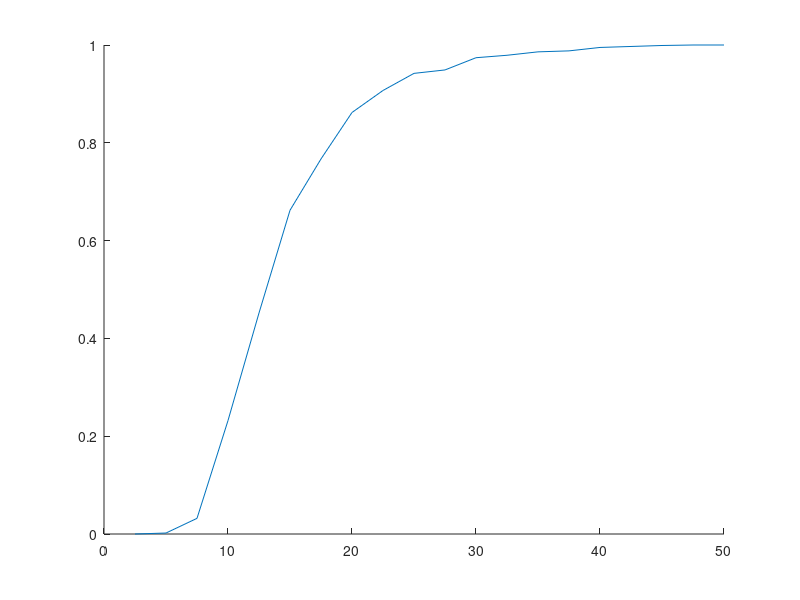

The MATLAB script that drew this image: (Note: this script raises an error after producing the figure.)
close all
clear all
clc


Diameter_Data = load('Frequency_Diameter.mat');

dia = Diameter_Data.Diameter_Freq;
dia = dia - 2.5;
F_a = Diameter_Data.Art_Dia_Freq;
F_v = Diameter_Data.Ven_Dia_Freq;
F_c = Diameter_Data.Cap_Dia_Freq;

bin_a = cumsum(F_a);
bin_v = cumsum(F_v);
bin_c = cumsum(F_c);

figure
hold on
plot(dia + 2.5,bin_a)
[y, p_gamma_1] = gamma_fit(dia,bin_a,[5;3]);
plot(dia + 2.5,y)
[y, p_weibull_1] = weibull_fit(dia,bin_a,[12;2]);
plot(dia + 2.5,y)
title('dia_a')
legend('empirical','gamma','weibull')

figure
hold on
% dia_edges =0:0.5:50;
plot(dia + 2.5, F_a)
% plot(0:0.1:50,gampdf(0:0.1:50,p_gamma_3(1),p_gamma_3(2)));
plot(dia + 2.5,gampdf(dia,p_gamma_1(1),p_gamma_1(2)));
% plot(dia_edges+1.25,gampdf(dia_edges,p_gamma_2(1),p_gamma_2(2)));
% plot(dia_edges+1.25,gampdf(dia_edges,p_gamma_3(1),p_gamma_3(2)));
plot(dia + 2.5,wblpdf(dia,p_weibull_1(1),p_weibull_1(2)));
% plot(dia_edges+1.25,wblpdf(dia_edges,p_weibull_2(1),p_weibull_2(2)));
% plot(dia_edges+1.25,wblpdf(dia_edges,p_weibull_3(1),p_weibull_3(2)));
title('dia_a pdf')
legend('empirical','gamma','weibull')


figure
hold on
plot(dia + 2.5,bin_v)
[y, p_gamma_2] = gamma_fit(dia,bin_v,[3;7]);
plot(dia + 2.5,y)
[y, p_weibull_2] = weibull_fit(dia,bin_v,[20;2]);
plot(dia + 2.5,y)
title('dia_v')
legend('empirical','gamma','weibull')

figure
hold on
plot(dia + 2.5,bin_c)
[y, p_gamma_3] = gamma_fit(dia,bin_c,[6;1]);
plot(dia + 2.5,y)
[y, p_weibull_3] = weibull_fit(dia,bin_c,[8;3]);
plot(dia + 2.5,y)
title('dia_c')
legend('empirical','gamma','weibull')

% Bins for fitted
figure
hold on
plot(dia + 1.25,F_c)
dia_edges = 0:2.5:50;
for i = 1:length(dia_edges)-1
    r(i) = (gamcdf(dia_edges(i + 1),p_gamma_3(1),p_gamma_3(2)) - gamcdf(dia_edges(i),p_gamma_3(1),p_gamma_3(2)));
end
plot(dia + 1.25,r)
for i = 1:length(dia_edges)-1
    r(i) = (wblcdf(dia_edges(i + 1),p_weibull_3(1),p_weibull_3(2)) - wblcdf(dia_edges(i),p_weibull_3(1),p_weibull_3(2)));
end
plot(dia + 1.25,r)
title('pdf ida_c')
legend('empirical','gamma','weibull')

figure
hold on
dia_edges =0:0.5:50;
g_dia_a = gampdf(dia_edges,p_gamma_1(1),p_gamma_1(2));
g_dia_v = gampdf(dia_edges,p_gamma_2(1),p_gamma_2(2));
g_dia_c = gampdf(dia_edges,p_gamma_3(1),p_gamma_3(2));

% plot(0:0.1:50,gampdf(0:0.1:50,p_gamma_3(1),p_gamma_3(2)));
plot(dia_edges+2.5,gampdf(dia_edges,p_gamma_1(1),p_gamma_1(2)));
plot(dia_edges+2.5,gampdf(dia_edges,p_gamma_2(1),p_gamma_2(2)));
plot(dia_edges+2.5,gampdf(dia_edges,p_gamma_3(1),p_gamma_3(2)));
plot(dia_edges+2.5,wblpdf(dia_edges,p_weibull_1(1),p_weibull_1(2)));
plot(dia_edges+2.5,wblpdf(dia_edges,p_weibull_2(1),p_weibull_2(2)));
plot(dia_edges+2.5,wblpdf(dia_edges,p_weibull_3(1),p_weibull_3(2)));
plot(dia +2.5,F_c/2.5)
plot(dia+2.5,F_v/2.5)
plot(dia+2.5,F_a/2.5)
% plot(dia,gamcdf(dia,p_gamma_3(1),p_gamma_3(2)));
% plot(dia_edges,gamcdf(dia_edges,p_gamma_3(1),p_gamma_3(2)));
%%
% clear all
r = [];
Length_Data = load('Frequency_Length.mat');

len = [0; Length_Data.Length_Freq];
len_edges = -50:100:1050;

F_a = [.2350; Length_Data.Art_Len_Freq];
F_v = [0; Length_Data.Ven_Len_Freq];
F_c = [0; Length_Data.Cap_Len_Freq];

bin_a = cumsum(F_a);
bin_v = cumsum(F_v);
bin_c = cumsum(F_c);

figure
hold on
plot(len,bin_a-0.235)
[y, p_gamma_4] = gamma_fit(len,bin_a,[2;150]);
plot(len,y)
[y, p_weibull_4] = weibull_fit(len,bin_a,[350;1]);
plot(len,y)

P = polyfit(len,F_a,1);

% yfit = polyval(P,len);
% plot(len,yfit)

A = P(2)*1000/2;

plot(len,A^-1 *(P(1)/2*len.^2 + 0.2248*len))
title('len_a')
legend('empirical','gamma','weibull')

% Bins for fitted
figure
hold on
plot(len,F_a)
for i = 1:length(len_edges)-1
    r(i) = (gamcdf(len_edges(i + 1),p_gamma_4(1),p_gamma_4(2)) - gamcdf(len_edges(i),p_gamma_4(1),p_gamma_4(2)));
end
plot(len,r)
% len_edges = 50:100:1050;
for i = 1:length(len_edges)-1
    r(i) = (wblcdf(len_edges(i + 1),p_weibull_4(1),p_weibull_4(2)) - wblcdf(len_edges(i),p_weibull_4(1),p_weibull_4(2)));
end
plot(len,r)
% P = polyfit(len,F_a,1);
% 
% yfit = polyval(P,len);
% plot(len,yfit)
% 
% A = 0.094;
% 
% plot(len,A *(P(1)/2*len.^2 + 0.2248*len))

y = [0:0.1:1];
P = P * A^-1;
a = P(1)/2;
b = P(2);
% cdf = @(y) (-b - sqrt(b^2-4*a.*(-y)))/(2*a);
% plot(cdf(y),y)
cdf = @(y) (-b + sqrt(b^2-4*a.*(-y)))/(2*a);
% cdf = @(y) P(1) * y.^2 + P(2);
plot(cdf(y),y)
% plot(y,cdf(y))
title('pdf len_a')
legend('empirical','gamma','weibull','linear')


figure
hold on
plot(len,bin_v)
[y, p_gamma_5] = gamma_fit(len,bin_v,[2;183]);
plot(len,y)
[y, p_weibull_5] = weibull_fit(len,bin_v,[350;1]);
plot(len,y)
title('len_v')
legend('empirical','gamma','weibull')

% Bins for fitted
figure
hold on
plot(len,F_v)
for i = 1:length(len_edges)-1
    r(i) = (gamcdf(len_edges(i + 1),p_gamma_5(1),p_gamma_5(2)) - gamcdf(len_edges(i),p_gamma_5(1),p_gamma_5(2)));
end
plot(len,r)
% len_edges = 50:100:1050;
for i = 1:length(len_edges)-1
    r(i) = (wblcdf(len_edges(i + 1),p_weibull_5(1),p_weibull_5(2)) - wblcdf(len_edges(i),p_weibull_5(1),p_weibull_5(2)));
end
plot(len,r)
plot(len,100*wblpdf(len,p_weibull_5(1),p_weibull_5(2)))
plot(len,100*gampdf(len,p_gamma_5(1),p_gamma_5(2)))
title('pdf len_v')
legend('empirical','gamma','weibull')

figure
hold on
plot(len,bin_c)
[y, p_gamma_6] = gamma_fit(len,bin_c,[2;153]);
plot(len,y)
[y, p_weibull_6] = weibull_fit(len,bin_c,[400;2]);
plot(len,y)
title('len_c')
legend('empirical','gamma','weibull')

% Bins for fitted
figure
hold on
plot(len(2:end),F_c(2:end))
for i = 1:length(len_edges)-1
    r(i) = (gamcdf(len_edges(i + 1),p_gamma_6(1),p_gamma_6(2)) - gamcdf(len_edges(i),p_gamma_6(1),p_gamma_6(2)));
end
plot(len(2:end),r(2:end))
% len_edges = 50:100:1050;
for i = 1:length(len_edges)-1
    r(i) = (wblcdf(len_edges(i + 1),p_weibull_6(1),p_weibull_6(2)) - wblcdf(len_edges(i),p_weibull_6(1),p_weibull_6(2)));
end
plot(len(2:end),r(2:end))
plot(len+50,100*wblpdf(len,p_weibull_6(1),p_weibull_6(2)))
plot(len+50,100*gampdf(len,p_gamma_6(1),p_gamma_6(2)))

title('pdf len_c')
legend('empirical','gamma','weibull')


figure
hold on
len_edges_lots = 0:25:1050;

% g_len_a = gampdf(len_edges_lots,p_gamma_4(1),p_gamma_4(2));
g_len_v = gampdf(len_edges_lots,p_gamma_5(1),p_gamma_5(2));
g_len_c = gampdf(len_edges_lots,p_gamma_6(1),p_gamma_6(2));

% plot(0:0.1:50,gampdf(0:0.1:50,p_gamma_3(1),p_gamma_3(2)));
% plot(len_edges_lots+50,gampdf(len_edges_lots,p_gamma_4(1),p_gamma_4(2)));
plot(len_edges_lots + 50,100*gampdf(len_edges_lots,p_gamma_5(1),p_gamma_5(2)));
plot(len_edges_lots + 50,100*gampdf(len_edges_lots,p_gamma_6(1),p_gamma_6(2)));
plot(len,F_v)
plot(len,F_c)
axis([100,1000,0,0.25])

% % Write
% % header = ['dia_values,','len_edges_lots','g_dia_a,','g_dia_c,','g_dia_v,','g_dia_c,','g_dia_v,','g_len_c,','g_len_v,'];
% % filename = ['plotdist.csv'];
% % fid = fopen(filename,'w');
% % fprintf(fid,'%s\n',header);
% % fclose(fid);
% % dlmwrite(filename, [dia_edges;len_edges_lots;g_dia_a;g_dia_c;g_dia_v;g_len_c;g_len_v]', '-append')

